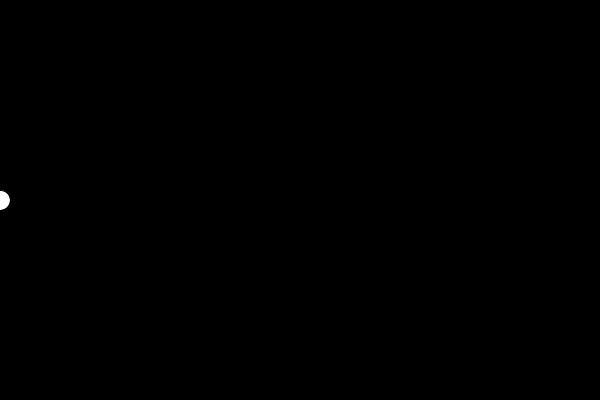
Frame 1 (no input)
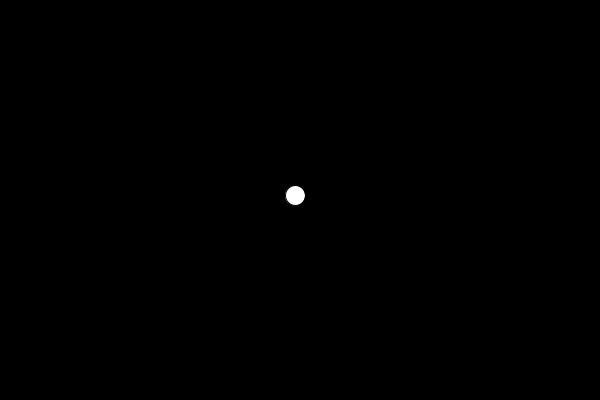
Frame 60 (the mouse pressed at the canvas centre just before this capture)
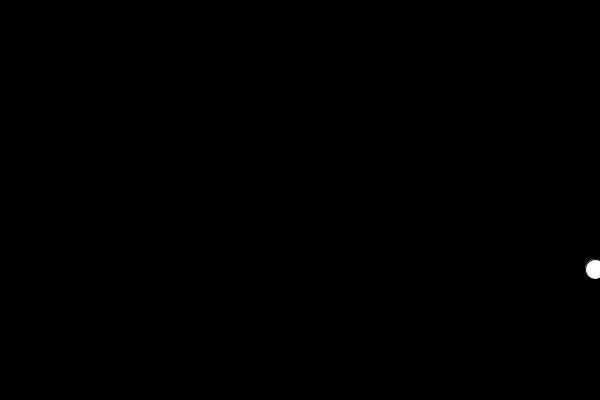
Frame 120 (the mouse held since frame 60 and released just before this capture)

The Processing sketch that drew these frames (run headless with seeded random() and noise(); from frame 60 on, the mouse is pressed at the canvas centre):

// Processing sketch: Class_01
// ── Class_01.pde

Ball myBall;

void setup() {
  size(600,400);
  smooth();
  myBall = new Ball(0,200);
}

void draw() {
 background(0);
myBall.run(); 
}

// ── Ball.pde
class Ball {
  //GLOABAL VARIABLES
  float x, y;
  float vx = 5;
  float vy = 3.7;

  //CONSTRUCTOR
  Ball(float xPos, float yPos) {
    x=xPos;
    y=yPos;
  }

  //FUNCTIONS
  void run() {
    //display
    display();
    //move
    move();
    //bounce
    bounce();
    //gravity
    gravity();
  } 

//CONSTRUCTION OF OUR FUNCTIONS
  void display() {
    ellipse(x, y, 20, 20);
  }

  void move() {
    x+=vx; 
    y+=vy;
  }

  void bounce() {
    if (x<0) {
      //vx = vx * -1 (THIS MAKES ANY VALUE NEGATIVE).
      vx*=-1;
    }
    if (x>width) {
       vx*=-1;
    }
    if (y<0) {
     vy*=-1;
    }
    if (y>height) {
      vy*=-1;
    }
  }
  
  void gravity() {
   vy+=0.3; 
  }
}
